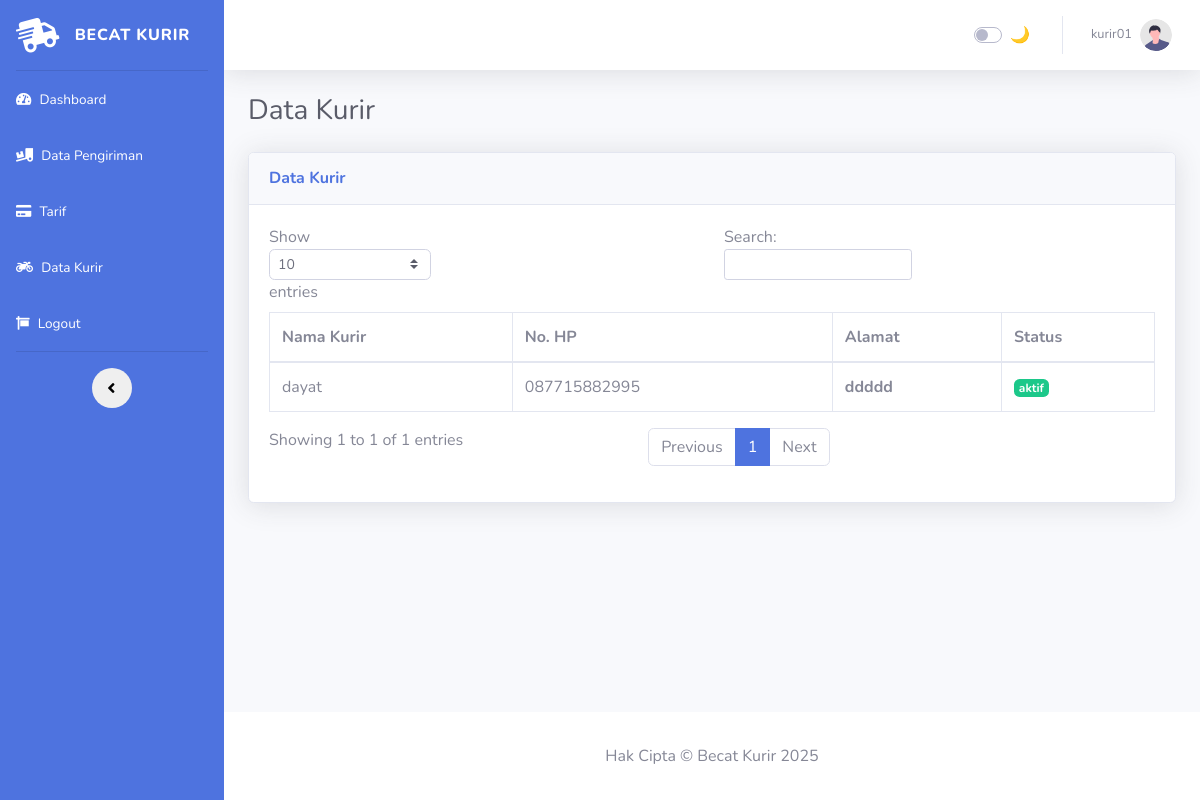
/admin-kurir/data_kurir.php (signed in), run on an earlier commit of the app's database.
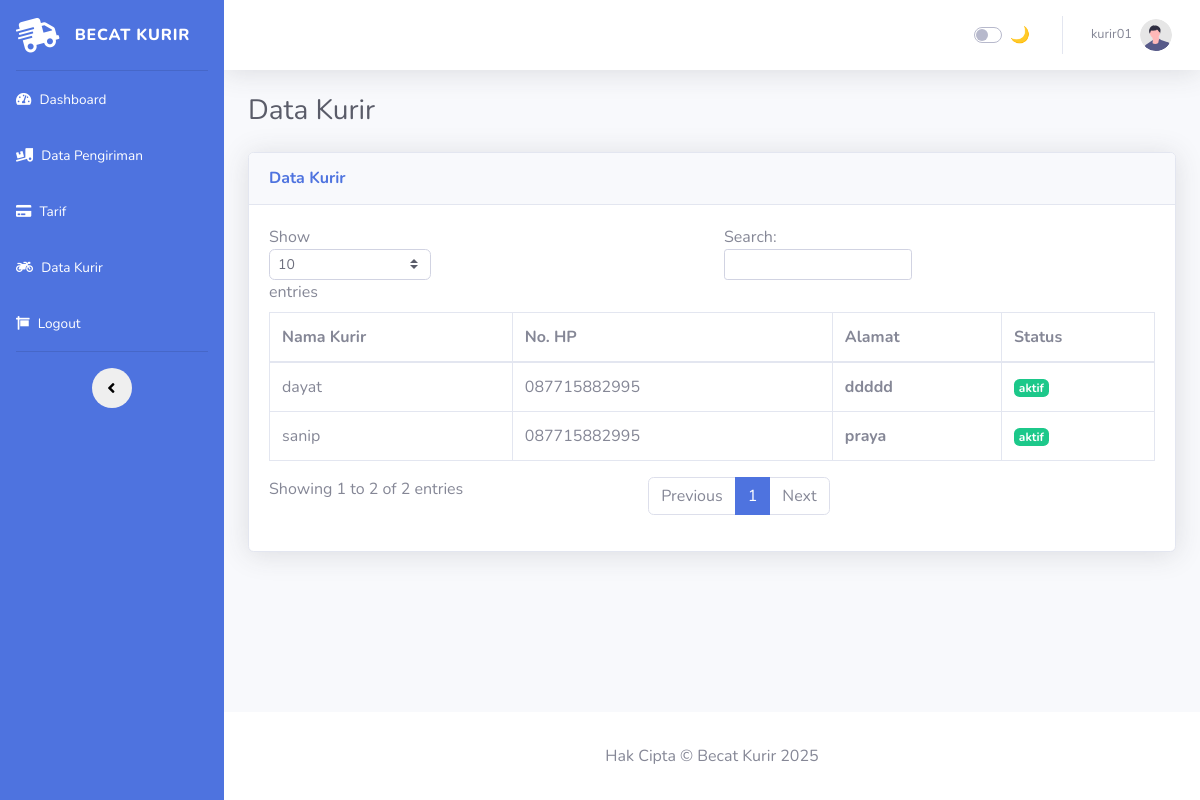
And on a later commit of the database.
### tables this page shows
CREATE TABLE `tbl_data_kurir` (
  `id_kurir` int NOT NULL,
  `id_user` int DEFAULT NULL,
  `nama_kurir` varchar(20) DEFAULT NULL,
  `no_hp` varchar(20) DEFAULT NULL,
  `alamat_kurir` text,
  `status` enum('aktif','non-aktif') DEFAULT NULL
);

### admin-kurir/data_kurir.php (the view, shortened to what this page needs)
<!DOCTYPE html>
<html lang="id">
<?php include 'head.php'; ?>
<body id="page-top">
    <div id="wrapper">
        <?php include 'sidebar.php'; ?>
        <div id="content-wrapper" class="d-flex flex-column">
            <div id="content">
                <?php include 'navbar.php'; ?>
                <div class="container-fluid">
                    <h1 class="h3 mb-4 text-gray-800">Data Kurir</h1>
                    <div class="card shadow mb-4">
                        <div class="card-header py-3 d-flex justify-content-between align-items-center">
                            <h6 class="m-0 font-weight-bold text-primary">Data Kurir</h6>
                        </div>
                        <div class="card-body">
                            <div class="table-responsive">
                                <table class="table table-bordered" id="dataTable" width="100%" cellspacing="0">
                                    <thead>
                                        <tr>
                                            <th>Nama Kurir</th>
                                            <th>No. HP</th>
                                            <th>Alamat</th>
                                            <th>Status</th>
                                        </tr>
                                    </thead>
                                    <tbody>
                                        <?php
$query = "SELECT * FROM tbl_data_kurir";
$result = mysqli_query($conn, $query);
while ($row = mysqli_fetch_assoc($result)) {
    ?>
                                        <tr>
                                            <td>
                                                <?php echo $row['nama_kurir']; ?>
                                            </td>
                                            <td>
                                                <?php echo $row['no_hp']; ?>
                                            </td>
                                            <th>
                                                <?php echo $row['alamat_kurir']; ?>
                                            </th>
                                            <td><span class="badge badge-success">
                                                    <?php echo $row['status']; ?>
                                                </span></td>
                                        </tr>
                                        <?php
}
?>
                                    </tbody>
                                </table>
                            </div>
                        </div>
                    </div>
                </div>
            </div>
            <?php include 'footer.php'; ?>
        </div>
    </div>
</body>
</html>

What changed in the data, as far as the page shows it:
added tbl_data_kurir: nama_kurir "sanip", no_hp "087715882995", alamat_kurir "praya", status "aktif"
Also different on the page:
text written by a page script: "Show entries Search: Showing 1 to 1 of 1 entries Previous 1 Next" → "Show entries Search: Showing 1 to 2 of 2 entries Previous 1 Next"
